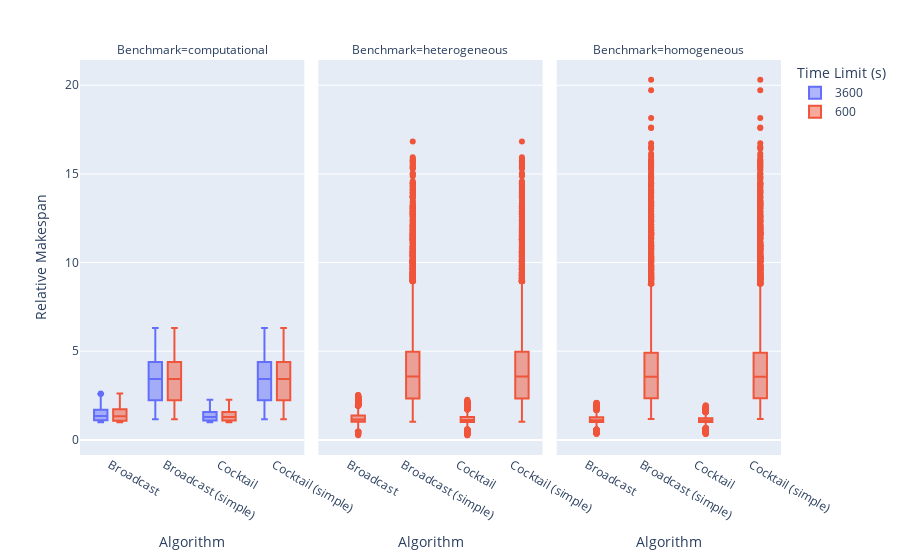

The cell this chart's notebook holds for it:
### Code cell
df_compared = plot.baseline_compare(df_bounds, "Constraint", "makespan")

df_compared.rename(columns={"makespan": "relative_makespan"}, inplace=True)

display(
    pd.DataFrame(
        df_compared.groupby(["group", "modular_algorithm", "time_limit"])[
            "relative_makespan"
        ].mean()
    )
)

fig = plot.plot_boxy(
    df_compared,
    x="modular_algorithm",
    y="relative_makespan",
    color="time_limit",
    facet_col="group",
    plot_type=plot.PlotType.BOX,
)
fig.show()

### Figure 1 — Plotly figure (JSON) as saved in the notebook; plotly's stock layout.template omitted (floating-point values rounded to 4 significant figures; data arrays with more than 128 entries replaced by an {"elided": "..."} marker saying what was removed)
{"data": [{"alignmentgroup": "True", "hovertemplate": "Time Limit (s)=3600<br>Benchmark=computational<br>Algorithm=%{x}<br>Relative Makespan=%{y}<extra></extra>", "legendgroup": "3600", "marker": {"color": "#636efa"}, "name": "3600", "notched": false, "offsetgroup": "3600", "orientation": "v", "showlegend": true, "type": "box", "x": {"elided": "4320 str values"}, "x0": " ", "xaxis": "x", "y": {"elided": "4320 float values"}, "y0": " ", "yaxis": "y"}, {"alignmentgroup": "True", "hovertemplate": "Time Limit (s)=600<br>Benchmark=computational<br>Algorithm=%{x}<br>Relative Makespan=%{y}<extra></extra>", "legendgroup": "600", "marker": {"color": "#EF553B"}, "name": "600", "notched": false, "offsetgroup": "600", "orientation": "v", "showlegend": true, "type": "box", "x": {"elided": "4320 str values"}, "x0": " ", "xaxis": "x", "y": {"elided": "4320 float values"}, "y0": " ", "yaxis": "y"}, {"alignmentgroup": "True", "hovertemplate": "Time Limit (s)=600<br>Benchmark=heterogeneous<br>Algorithm=%{x}<br>Relative Makespan=%{y}<extra></extra>", "legendgroup": "600", "marker": {"color": "#EF553B"}, "name": "600", "notched": false, "offsetgroup": "600", "orientation": "v", "showlegend": false, "type": "box", "x": {"elided": "17280 str values"}, "x0": " ", "xaxis": "x2", "y": {"elided": "17280 float values"}, "y0": " ", "yaxis": "y2"}, {"alignmentgroup": "True", "hovertemplate": "Time Limit (s)=600<br>Benchmark=homogeneous<br>Algorithm=%{x}<br>Relative Makespan=%{y}<extra></extra>", "legendgroup": "600", "marker": {"color": "#EF553B"}, "name": "600", "notched": false, "offsetgroup": "600", "orientation": "v", "showlegend": false, "type": "box", "x": {"elided": "17280 str values"}, "x0": " ", "xaxis": "x3", "y": {"elided": "17280 float values"}, "y0": " ", "yaxis": "y3"}], "layout": {"annotations": [{"font": {}, "showarrow": false, "text": "Benchmark=computational", "x": 0.16, "xanchor": "center", "xref": "paper", "y": 1, "yanchor": "bottom", "yref": "paper"}, {"font": {}, "showarrow": false, "text": "Benchmark=heterogeneous", "x": 0.5, "xanchor": "center", "xref": "paper", "y": 1, "yanchor": "bottom", "yref": "paper"}, {"font": {}, "showarrow": false, "text": "Benchmark=homogeneous", "x": 0.84, "xanchor": "center", "xref": "paper", "y": 1, "yanchor": "bottom", "yref": "paper"}], "boxmode": "group", "legend": {"title": {"text": "Time Limit (s)"}, "tracegroupgap": 0}, "margin": {"t": 60}, "xaxis": {"anchor": "y", "domain": [0, 0.32], "title": {"text": "Algorithm"}}, "xaxis2": {"anchor": "y2", "domain": [0.34, 0.66], "matches": "x", "title": {"text": "Algorithm"}}, "xaxis3": {"anchor": "y3", "domain": [0.68, 1.0], "matches": "x", "title": {"text": "Algorithm"}}, "yaxis": {"anchor": "x", "domain": [0, 1], "title": {"text": "Relative Makespan"}}, "yaxis2": {"anchor": "x2", "domain": [0, 1], "matches": "y", "showticklabels": false}, "yaxis3": {"anchor": "x3", "domain": [0, 1], "matches": "y", "showticklabels": false}}}
